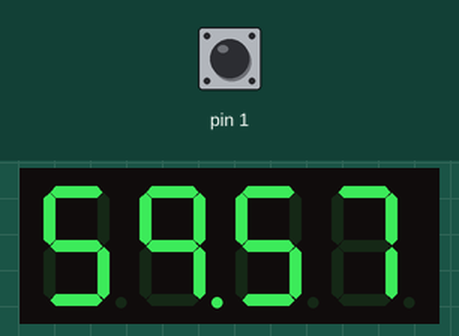
The sketch below on a simulated Arduino Uno, built with avr-gcc and run on an emulated ATmega328P. Shown: 4-digit seven-segment display. Wiring (inferred from the names in the program): 4-digit 7-segment display, segments lit when LOW: segments pin 9, pin 8, pin 7, pin 6, pin 5, pin 4, pin 3, pin 2; digit selects pin 13, pin 12, pin 11, pin 10. The inputs (shaded band) are chosen by the test bench; at power-on: pin 1 HIGH. The segment pins are drawn as the display they are named for.

Above: at 1.2 s.
1.3 s: pin 1 pulled LOW for 0.15 s
At 1.44 s:
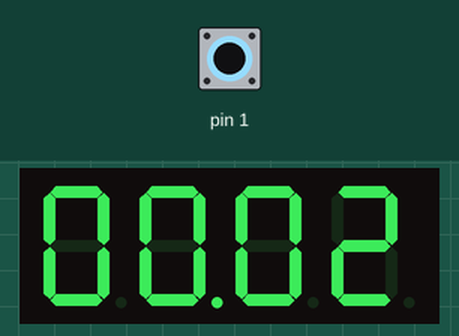
2.0 s: pin 1 pulled LOW for 1 s
At 2.9 s:
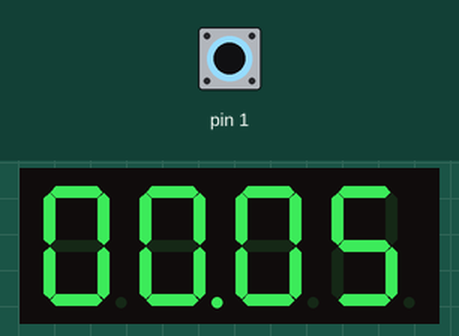
4.5 s: pin 1 pulled LOW for 0.15 s
At 4.65 s:
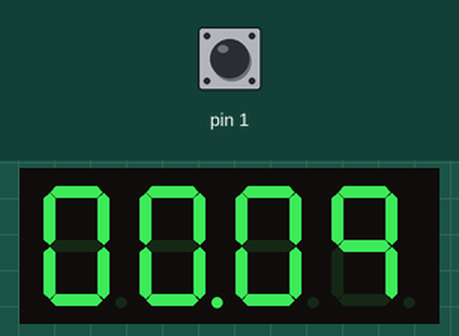
5.2 s: pin 1 pulled LOW for 1 s
At 5.9 s:
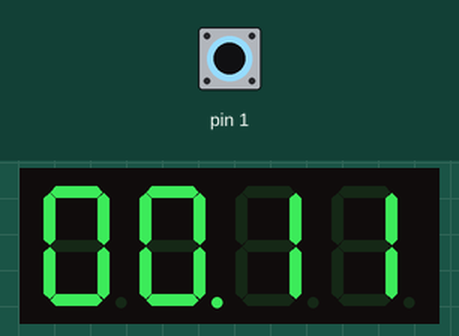
Timing chart, 0 to 7.8 s (numbered marks = the images above; inputs shaded):
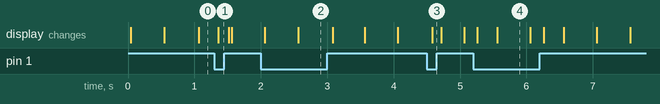

The sketch:

7_segment_4_digit_led_counter_hw2.ino
```cpp
const byte segment_pins[8] = {9, 8, 7, 6, 5, 4, 3, 2};
const byte power_pins[4] = {10, 11, 12, 13};
const byte digit[10][8] = {
  {0, 0, 0, 0, 0, 0, 1, 1},
  {1, 0, 0, 1, 1, 1, 1, 1},
  {0, 0, 1, 0, 0, 1, 0, 1},
  {0, 0, 0, 0, 1, 1, 0, 1},
  {1, 0, 0, 1, 1, 0, 0, 1},
  {0, 1, 0, 0, 1, 0, 0, 1},
  {1, 1, 0, 0, 0, 0, 0, 1},
  {0, 0, 0, 1, 1, 1, 1, 1},
  {0, 0, 0, 0, 0, 0, 0, 1},
  {0, 0, 0, 1, 1, 0, 0, 1},
};
const byte scan[4][4] = {
  {1, 0, 0, 0},
  {0, 1, 0, 0},
  {0, 0, 1, 0},
  {0, 0, 0, 1}
};
byte btn;
byte d[4];
unsigned long start_time, count;

void setup()
{
  pinMode(1, INPUT_PULLUP);

  for (byte i = 0; i < 8; i++) {
    pinMode(segment_pins[i], OUTPUT);
  }
  for (byte i = 0; i < 4; i++) {
    pinMode(power_pins[i], OUTPUT);
  }
  start_time = millis() / 500;
}

void loop()
{
  count = millis() / 500 - start_time;
  set_decimal(count);
  for(byte k = 0; k < 4; k++){

    for(byte j = 0; j < 4; j++) {
      digitalWrite(power_pins[j],LOW);
    }

    for(byte j = 0; j < 8; j++){
      digitalWrite(segment_pins[j], digit[d[k]][j]);
    }

    for(byte j = 0; j < 4; j++) {
      digitalWrite(power_pins[j], scan[k][j]);
    }
    if(k==2){
        digitalWrite(segment_pins[7],LOW);
    }
    delay(4);
  }
}

void set_decimal(int count){
  btn = digitalRead(1);
  if(btn==LOW){
  d[0] = count%10;
  d[1] = (count/10)%6;
  d[2] = (count/100)%10;
  d[3] = (count/1000)%6;
  }
  else{
  d[0] = 9-count%10;
  d[1] = 5-(count/10)%6;
  d[2] = 9-(count/100)%10;
  d[3] = 5-(count/1000)%6;
  }
}
```

Measured:
- after the input at 1.3 s, the display: changes after 0.06 s (image 1)
- what the display in image 4 shows lasts 0.5 s, from 5.6 s to 6.1 s
